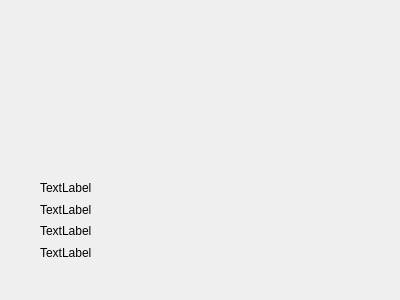
<?xml version="1.0" encoding="UTF-8"?>
<ui version="4.0">
 <class>Form1</class>
 <widget class="QWidget" name="Form1">
  <property name="geometry">
   <rect>
    <x>0</x>
    <y>0</y>
    <width>400</width>
    <height>300</height>
   </rect>
  </property>
  <property name="windowTitle">
   <string>Form</string>
  </property>
  <widget class="QWidget" name="verticalLayoutWidget_2">
   <property name="geometry">
    <rect>
     <x>40</x>
     <y>39</y>
     <width>321</width>
     <height>131</height>
    </rect>
   </property>
   <layout class="QVBoxLayout" name="verticalLayout_2"/>
  </widget>
  <widget class="QWidget" name="verticalLayoutWidget">
   <property name="geometry">
    <rect>
     <x>40</x>
     <y>180</y>
     <width>160</width>
     <height>80</height>
    </rect>
   </property>
   <layout class="QVBoxLayout" name="verticalLayout">
    <item>
     <widget class="QLabel" name="label_x">
      <property name="text">
       <string>TextLabel</string>
      </property>
     </widget>
    </item>
    <item>
     <widget class="QLabel" name="label_y">
      <property name="text">
       <string>TextLabel</string>
      </property>
     </widget>
    </item>
    <item>
     <widget class="QLabel" name="label_v">
      <property name="text">
       <string>TextLabel</string>
      </property>
     </widget>
    </item>
    <item>
     <widget class="QLabel" name="label_v_sl">
      <property name="text">
       <string>TextLabel</string>
      </property>
     </widget>
    </item>
   </layout>
  </widget>
 </widget>
 <resources/>
 <connections/>
</ui>
